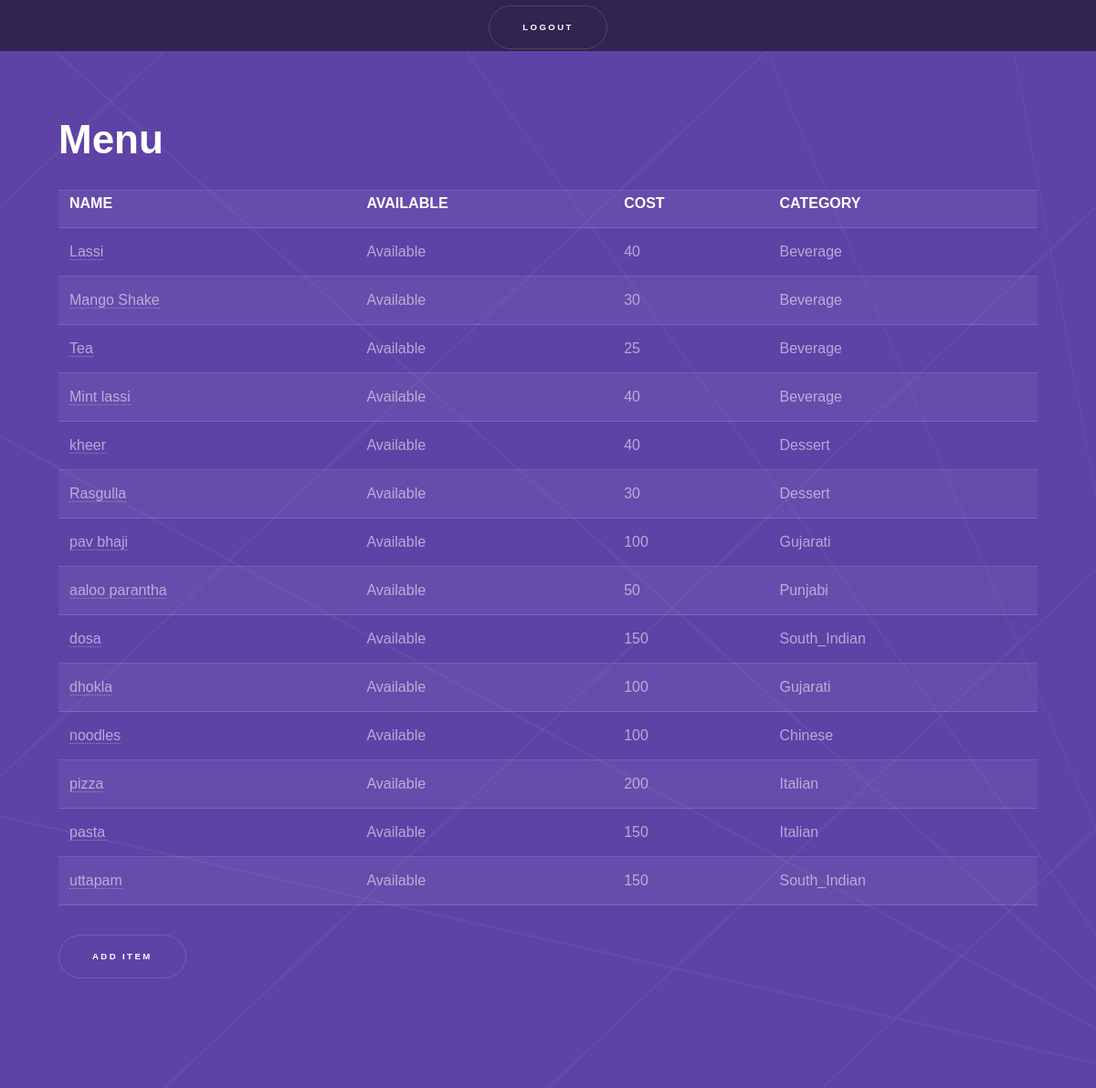
Page /admin/frontend/menu.php (signed in) on the committed database.
### tables this page shows
CREATE TABLE IF NOT EXISTS `tb_item` (
  `id` int(11) NOT NULL AUTO_INCREMENT,
  `name` varchar(50) NOT NULL,
  `avail` enum('Available','Not_Available') NOT NULL,
  `cost` int(11) NOT NULL,
  `category` enum('Dessert','Beverage','South_Indian','Punjabi','Italian','Gujarati','Chinese') NOT NULL,
  PRIMARY KEY (`id`)
);

### admin/frontend/config.php (called while the page is built, shortened)
<?php
class clscon
{
    public function db_connect()
    {
        $host="localhost";
        $uname="root";
        $upwd="";
        $this->link=  mysqli_connect($host, $uname, $upwd,"deliccio");
        return $this->link;
    }
}
?>

### admin/frontend/menu.php (the view, shortened to what this page needs)
<!DOCTYPE HTML>
<?php
include_once 'config.php';
?>
<html>
	<head>
		<link rel="stylesheet" href="assets/css/main.css" />
	</head>
	<body>
			<section id="sidebar">
				<div class="inner">
					<nav>
					<form  method="post"  action="logout.php">
<button id="submit">Logout</button>
</form>
					</nav>
				</div>
			</section>
			<div id="wrapper">
					<section id="intro" class="wrapper style1 fullscreen fade-up">
						<div class="inner">
							<h1>Menu</h1>
							<?php
echo'							<table border="3">
<th>NAME</th>
<th>AVAILABLE</th>
<th>COST</th>
<th>CATEGORY</th>
</tr>';
    $obj=new clsitem();
    $ar=$obj->Display_Item();
    for($i=0;$i<count($ar);$i++)
    {
        echo'<tr>';
        echo"<td>"; echo '<a href=updateMenu.php?id='.$ar[$i][0].'>'.$ar[$i][1].'</a>'; echo"</td>";
        echo"<td>"; echo $ar[$i][2]; echo"</td>";
        echo"<td>"; echo $ar[$i][3]; echo"</td>";
        echo"<td>"; echo $ar[$i][4]; echo"</td>";
        echo'</tr>';
    }
echo'</table>
<form  method="post"  action="additem.php">
<button id="submit">ADD ITEM</button>
</form>
<br><br>';
				?>
						</div>
					</section>
	</body>
</html>

### rows in the picture
tb_item: name "Lassi", avail "Available", cost "40", category "Beverage"
tb_item: name "Mango Shake", avail "Available", cost "30", category "Beverage"
tb_item: name "Tea", avail "Available", cost "25", category "Beverage"
tb_item: name "Mint lassi", avail "Available", cost "40", category "Beverage"
tb_item: name "kheer", avail "Available", cost "40", category "Dessert"
tb_item: name "Rasgulla", avail "Available", cost "30", category "Dessert"
tb_item: name "pav bhaji", avail "Available", cost "100", category "Gujarati"
tb_item: name "aaloo parantha", avail "Available", cost "50", category "Punjabi"
tb_item: name "dosa", avail "Available", cost "150", category "South_Indian"
tb_item: name "dhokla", avail "Available", cost "100", category "Gujarati"
tb_item: name "noodles", avail "Available", cost "100", category "Chinese"
tb_item: name "pizza", avail "Available", cost "200", category "Italian"
tb_item: name "pasta", avail "Available", cost "150", category "Italian"
tb_item: name "uttapam", avail "Available", cost "150", category "South_Indian"
